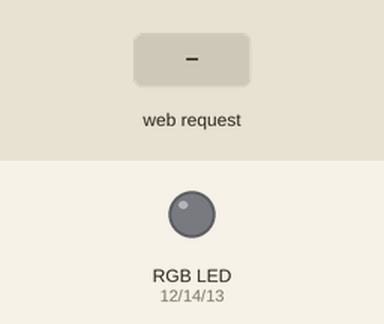
This sketch was run on a simulated ESP8266 (NodeMCU). Shown: an RGB LED mixed from three pins (HIGH = lit). The test bench sets the inputs (shaded band). Dim RGB values are drawn brighter than linear; WiFi joins after 1.5 s; servers stay silent unless stated; storage starts empty; what the sketch prints to the serial monitor is not drawn.

Above: at 2.8 s.
2.9 s: HTTP request GET /?name=1&set=1&on=1 received
At 4.1 s:
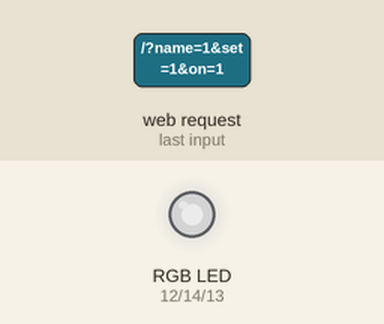
4.4 s: HTTP request GET /?set=1 received
At 4.9 s:
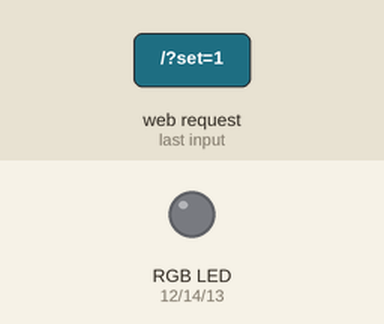
5.9 s: HTTP request GET /?name=120&set=120&on=120 received
At 6.4 s:
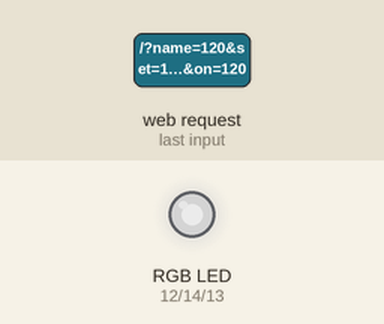
7.4 s: HTTP request GET /?set=0 received
At 8.4 s:
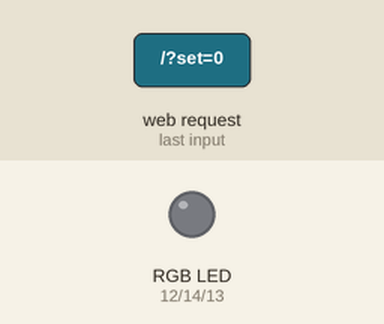
Timing chart, 0 to 9.9 s (numbered marks = the images above; inputs shaded):
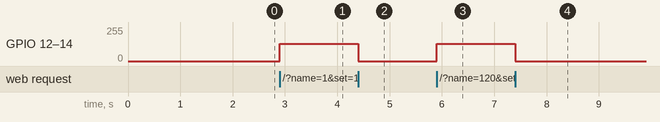

Measured:
- after the input at 2.9 s, GPIO 12 (ledRed), GPIO 13 (ledBlue), GPIO 14 (ledGreen): 0/255 → 128/255 at once
- after the input at 4.4 s, GPIO 12 (ledRed), GPIO 13 (ledBlue), GPIO 14 (ledGreen): 128/255 → 0/255 at once
- after the input at 5.9 s, GPIO 12 (ledRed), GPIO 13 (ledBlue), GPIO 14 (ledGreen): 0/255 → 128/255 at once
- after the input at 7.4 s, GPIO 12 (ledRed), GPIO 13 (ledBlue), GPIO 14 (ledGreen): 128/255 → 0/255 at once

The sketch:

rgb_light.ino
```cpp
#include <ESP8266WiFi.h>
#include <WiFiUdp.h>
#include <ESP8266WebServer.h>
#include <ArduinoJson.h>
#include <stdio.h>
#include "FS.h"

String split(String data, char separator, int index);
void loadConf();
void saveConf();
void setColor(int tr, int tg, int tb);

/*----------------------*/
/*       Config         */
/* ---------------------*/
// Networking
char ssid[] = "SSID";
char pass[] = "password";

unsigned int discovery_port = 1900;
IPAddress ipMulti(239, 255, 255, 250);
IPAddress ip;
ESP8266WebServer server(80);
WiFiUDP udp;

// Hardware
int ledRed = 12;
int ledGreen = 14;
int ledBlue = 13;

// Default color
int r = 128;
int g = 128;
int b = 128;
// Whitebalace
float wbr = 1;
float wbg = 1;
float wbb = 1;

bool onState = 0;
String name = "light";
int brightness = 100;

/*----------------------*/
/*        SETUP         */
/* ---------------------*/

void setup() {
  Serial.begin(115200);
  Serial.println();
  Serial.println("Starting HW init...");
  analogWriteRange(255);

  if (!SPIFFS.begin()) {
    Serial.println("Failed to mount file system");
  }
  delay(100);
  loadConf();

  pinMode(ledRed, OUTPUT);
  pinMode(ledGreen, OUTPUT);
  pinMode(ledBlue, OUTPUT);

  Serial.println("Starting WiFi...");

  // Connect to wifi and wait for connection
  WiFi.begin(ssid, pass);
  while (WiFi.status() != WL_CONNECTED) {
    delay(500);
  }
  ip = WiFi.localIP();

  Serial.println("WiFi connected");
  Serial.print("IP address: ");
  Serial.println(ip);
  Serial.println("Starting UDP listen...");

  // Start UDP
  udp.beginMulticast(WiFi.localIP(), ipMulti, discovery_port);

  Serial.println("Starting web server...");

  // Start the server
  server.on("/", pageIndex);
  server.on("/status", pageStatus);
  server.onNotFound(page404);
  server.begin();
}

/*----------------------*/
/*        LOOP          */
/* ---------------------*/

void loop() {
  // UPNP Discovery - vury cut down version
  int packetSize = udp.parsePacket();
  if (packetSize) {
    // read the packet into packetBufffer
    char temp[20];
    udp.read(temp, 20);
    String packetBuffer = temp;

    if (packetBuffer.indexOf("M-SEARCH * HTTP/1.1") != -1) {
      static const char responseTemplate[] = "HTTP/1.1 200 OK\n"
        "EXT:\n"
        "LOCATION: http://%u.%u.%u.%u:80/\n" // WiFi.localIP()
        "SERVER: Arduino/ESP8266, UPnP/1.0, ZIP-Light/0.1\n"
        "ST:upnp:rootdevice\n"
        "USN: uuid:22b2bd50-00e3-11e7-93ae-92361f002671::upnp:rootdevice\n"
        "\n";

      char buffer[1460];
      snprintf(buffer, sizeof(buffer), responseTemplate, ip[0], ip[1], ip[2], ip[3]);

      // Send UPNP response
      udp.beginPacket(udp.remoteIP(), discovery_port);
      udp.write(buffer);
      udp.endPacket();
    }
  }
  // Web server
  server.handleClient();
}

/*----------------------*/
/*      WEB PAGES       */
/* ---------------------*/

void pageIndex() {
  bool save = 0;
  // Get new name from POST
  if (server.hasArg("name")) {
    String temp = server.arg("name");
    if (temp != name) {
      name = temp;
      save = 1;
    }
  }

  // Get ON state from POST
  if (server.hasArg("set")) {
    if (server.hasArg("on")) {
      if (!onState) {
        setColor(r, g, b);
        onState = 1;
      }
    }
    else {
      if (onState) {
        setColor(0, 0, 0);
        onState = 0;
      }
    }
  }

  // Get brightness from POST
  if (server.hasArg("brightness")) {
    brightness = server.arg("brightness").toInt();
    setColor(r, g, b);
  }

  // Get white balance from POST
  if (server.hasArg("wb")) {
    String wb = server.arg("wb");
    float twb = split(wb, 0).toFloat();
    if (wbr != twb) {
      wbr = twb;
      save = 1;
    }
    twb = split(wb, 1).toFloat();
    if (wbg != twb) {
      wbg = twb;
      save = 1;
    }
    twb = split(wb, 2).toFloat();
    if (wbb != twb) {
      wbb = twb;
      save = 1;
    }
  }

  // Get color from POST
  if (server.hasArg("color") & onState) {
    String color = server.arg("color");
    r = split(color, 0).toInt();
    g = split(color, 1).toInt();
    b = split(color, 2).toInt();
    setColor(r, g, b);
  }

  // Should the config be saved?
  if (save) {
    saveConf();
  }

  // Check API in POST
  if (server.hasArg("api")) {
    server.send (200, "text/plain", "OK");
  }
  else {
    String color = String(r) + "," + String(g) + "," + String(b);
    String checked = "";
    if (onState) {
      checked = "checked";
    }

    String temp = (String)""
"<html><head><title>Light controls</title></title><body>"
"<form method='post'>"
"  IP: " + ip[0] + "." + ip[1] + "." + ip[2] + "." + ip[3]+ "<br>"
"  NAME: <input type='text' name='name' value='" + name + "'><br>"
"  STATE: <input type='checkbox' name='on' value='on' " + checked + "><br>"
"  COLOR: <input name='color' type='text' value='" + color +"'><br>"
"  BRIGHTNESS: <input type='text' name='brightness' value='" + brightness + "'><br>"
"  WB: <input type='text' name='wb' value='" + wbr + "," + wbg + "," + wbb + "'><br>"
"  API: <input type='checkbox' name='api' value='api'><br>"
"  <input type='submit' value='Set' name='set'>"
"</form>"
"</body></html>";
    server.send (200, "text/html", temp);
  }
}

void pageStatus() {
  String color = String(r) + "," + String(g) + "," + String(b);
  String temp = ""
"\nNAME:" + name +
"\nCOLOR:" + color +
"\nSTATE:" + onState +
"\nWB:" + wbr + "," + wbg + "," + wbb +
"\nBRIGHTNESS:" + brightness +
"";
  server.send(200, "text/plain", temp);
}

void page404() {
  server.send (404, "text/plain", "404 - Not Found");
}

/*----------------------*/
/*      Functions       */
/* ---------------------*/

// Read device name from config file on FS
void loadConf() {
  File configFile = SPIFFS.open("name.cfg", "r");
  if (!configFile) {
    Serial.println("Can't load config");
  }
  else {
    String temp = configFile.readString();
    configFile.close();
    name = split(temp, 0);
    wbr = split(temp, 1).toFloat();
    wbg = split(temp, 2).toFloat();
    wbb = split(temp, 3).toFloat();
  }
}


// Write device name into config file on FS and set it to global variable
void saveConf() {
  String temp = name + "," + (String)wbr  + "," + (String)wbg  + "," + (String)wbb;
  File configFile = SPIFFS.open("name.cfg", "w");
  if (!configFile) {
    Serial.println("Can't save config");
  }
  else {
    configFile.print(temp);
    configFile.close();
  }
}

// Sets LED color
void setColor(int tr, int tg, int tb) {
  tr = int((tr * wbr) * ((float)brightness/100));
  tg = int((tg * wbg) * ((float)brightness/100));
  tb = int((tb * wbb) * ((float)brightness/100));

  if (tr > 1023 || tr < 0) { tr = 1023; }
  if (tg > 1023 || tg < 0) { tg = 1023; }
  if (tb > 1023 || tg < 0) { tb = 1023; }

  analogWrite(ledRed, tr);
  analogWrite(ledGreen, tg);
  analogWrite(ledBlue, tb);
}

String split(String data, int index) {
    char separator = 44; // 44 -> ","
    int found = 0;
    int strIndex[] = { 0, -1 };
    int maxIndex = data.length() - 1;

    for (int i = 0; i <= maxIndex && found <= index; i++) {
        if (data.charAt(i) == separator || i == maxIndex) {
            found++;
            strIndex[0] = strIndex[1] + 1;
            strIndex[1] = (i == maxIndex) ? i+1 : i;
        }
    }
    return found > index ? data.substring(strIndex[0], strIndex[1]) : "";
}
```
